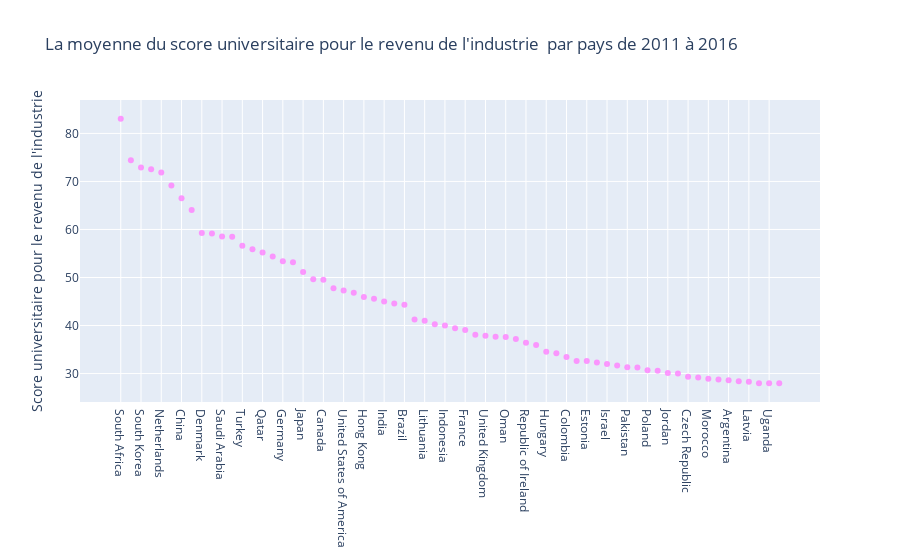

Source (notebook cell):
### Code cell
import plotly.graph_objs as go

# Création de la trace 1 _ 2014
trace =go.Scatter(
                    x = x,
                    y = y,
                    mode = "markers",
                    name = "score",
                    marker = dict(color = 'rgba(255, 128, 255, 0.8)'),
                    text = y)
layout = dict(title = 'La moyenne du score universitaire pour le revenu de l\'industrie  par pays de 2011 à 2016',
              yaxis = dict(title = 'Score universitaire pour le revenu de l\'industrie')
             )

data = [trace]
fig = dict(data = data, layout = layout)
iplot(fig)

### Figure 1 — Plotly figure (JSON) as saved in the notebook; plotly's stock layout.template omitted (floating-point values rounded to 4 significant figures)
{"data": [{"marker": {"color": "rgba(255, 128, 255, 0.8)"}, "mode": "markers", "name": "score", "text": [83.04, 74.44, 72.92, 72.54, 71.84, 69.16, 66.49, 64.06, 59.28, 59.18, 58.55, 58.5, 56.59, 55.91, 55.2, 54.37, 53.39, 53.2, 51.15, 49.62, 49.55, 47.75, 47.28, 46.82, 45.95, 45.6, 45.0, 44.58, 44.3, 41.23, 41, 40.27, 40, 39.44, 39.07, 38.1, 37.85, 37.64, 37.6, 37.17, 36.41, 35.92, 34.53, 34.25, 33.42, 32.62, 32.6, 32.3, 31.97, 31.7, 31.3, 31.28, 30.68, 30.6, 30.1, 30, 29.33, 29.2, 28.9, 28.77, 28.6, 28.4, 28.3, 28, 28, 28], "type": "scatter", "x": ["South Africa", "Iran", "South Korea", "Belgium", "Netherlands", "Singapore", "China", "Iceland", "Denmark", "Taiwan", "Saudi Arabia", "Mexico", "Turkey", "Sweden", "Qatar", "Switzerland", "Germany", "Russian Federation", "Japan", "Australia", "Canada", "Thailand", "United States of America", "New Zealand", "Hong Kong", "Serbia", "India", "Finland", "Brazil", "Italy", "Lithuania", "Norway", "Indonesia", "Greece", "France", "Luxembourg", "United Kingdom", "Portugal", "Oman", "Spain", "Republic of Ireland", "Chile", "Hungary", "Macau", "Colombia", "Egypt", "Estonia", "Slovenia", "Israel", "United Arab Emirates", "Pakistan", "Malaysia", "Poland", "Slovakia", "Jordan", "Cyprus", "Czech Republic", "Nigeria", "Morocco", "Romania", "Argentina", "Ukraine", "Latvia", "Kenya", "Uganda", "Belarus"], "y": [83.04, 74.44, 72.92, 72.54, 71.84, 69.16, 66.49, 64.06, 59.28, 59.18, 58.55, 58.5, 56.59, 55.91, 55.2, 54.37, 53.39, 53.2, 51.15, 49.62, 49.55, 47.75, 47.28, 46.82, 45.95, 45.6, 45.0, 44.58, 44.3, 41.23, 41, 40.27, 40, 39.44, 39.07, 38.1, 37.85, 37.64, 37.6, 37.17, 36.41, 35.92, 34.53, 34.25, 33.42, 32.62, 32.6, 32.3, 31.97, 31.7, 31.3, 31.28, 30.68, 30.6, 30.1, 30, 29.33, 29.2, 28.9, 28.77, 28.6, 28.4, 28.3, 28, 28, 28]}], "layout": {"title": {"text": "La moyenne du score universitaire pour le revenu de l'industrie  par pays de 2011 à 2016"}, "yaxis": {"title": {"text": "Score universitaire pour le revenu de l'industrie"}}}}
